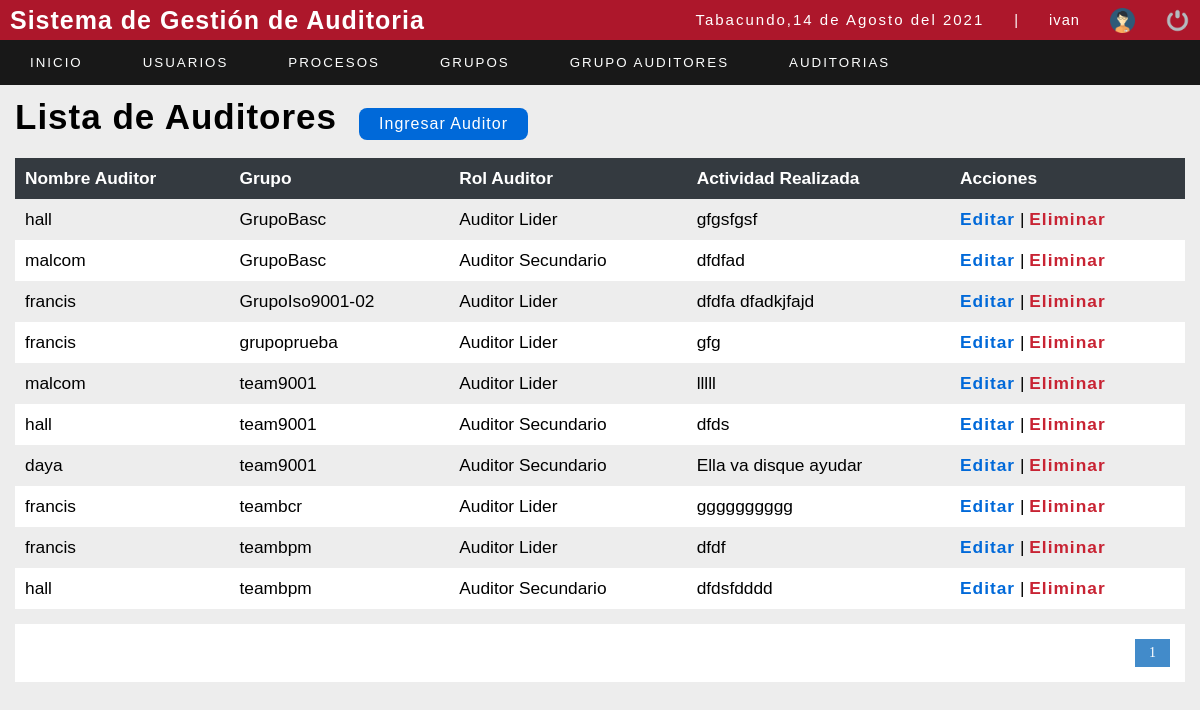
/sistema/listadetallegrupo.php (signed in), run on the app's committed database.
### tables this page shows
CREATE TABLE `detallegrupo` (
  `id_user` int(11) NOT NULL,
  `idgrupo` int(11) NOT NULL,
  `idrolauditor` int(11) NOT NULL,
  `actividadrealizada` varchar(150) NOT NULL,
  `iddetallegrupo` int(11) NOT NULL
);

CREATE TABLE `usuario` (
  `id_user` int(11) NOT NULL,
  `user` varchar(20) NOT NULL,
  `password` varchar(100) NOT NULL,
  `correo` varchar(50) NOT NULL,
  `rol` int(11) NOT NULL,
  `estatus` int(11) NOT NULL
);

CREATE TABLE `grupoauditor` (
  `idgrupo` int(11) NOT NULL,
  `nombregrupo` varchar(50) NOT NULL,
  `idnorma` int(11) NOT NULL
);

CREATE TABLE `rolauditor` (
  `idrolauditor` int(11) NOT NULL,
  `rolauditor` varchar(50) NOT NULL
);

### sistema/listadetallegrupo.php (the view, shortened to what this page needs)
<?php
include "../conexion.php";
?>
<!DOCTYPE html>
<html lang="en">
<head>
	<?php include "includes/scripts.php"; ?>
</head>
<body>
	<?php include "includes/header.php"; ?>
	<section id="container">
		<h1>Lista de Auditores</h1>
		<a href="registrodetallegrupo.php" class="btn_new">Ingresar Auditor </a>
		<table>
			<tr>
				<th>Nombre Auditor</th>
				<th>Grupo</th>
				<th>Rol Auditor</th>
				<th>Actividad Realizada</th>
				<th>Acciones</th>
			</tr>
			<?php
			$sql_registe = mysqli_query($conection, "SELECT COUNT(*) as total_registro FROM detallegrupo");
			$result_register = mysqli_fetch_array($sql_registe);
			$total_registro = $result_register['total_registro'];
			$por_pagina =10;
			if (empty($_GET['pagina'])) {
				$pagina = 1;
			} else {
				$pagina = $_GET['pagina'];
			}
			$desde = ($pagina - 1) * $por_pagina;
			$total_paginas = ceil($total_registro / $por_pagina);
			$query = mysqli_query($conection, "SELECT user,nombregrupo,rolauditor,actividadrealizada,iddetallegrupo from detallegrupo d, usuario u , rolauditor ra , grupoauditor g WHERE u.id_user=d.id_user AND ra.idrolauditor=d.idrolauditor AND d.idgrupo=g.idgrupo ORDER BY nombregrupo ASC LIMIT $desde,$por_pagina");
			$result = mysqli_num_rows($query);
			if ($result > 0) {
				while ($data = mysqli_fetch_array($query)) {
			?>
					<tr>
						<td><?php echo $data[0]; ?></td>
						<td><?php echo $data[1]; ?></td>
						<td><?php echo $data[2]; ?></td>
						<td><?php echo $data[3]; ?></td>
						<td>
							<a class="link_edit" href="editar_ga.php?id=<?php echo $data["iddetallegrupo"]; ?>">Editar</a>
							<?php if ($_SESSION['rol'] == 1) { ?>
								|
								<a class="link_delete" href="eliminar_ga.php?id=<?php echo $data["iddetallegrupo"]; ?>">Eliminar</a>
							<?php } ?>
						</td>
					</tr>
			<?php
				}
			}
			?>
		</table>
		<div class="paginador">
			<ul>
				<?php
				for ($i = 1; $i <= $total_paginas; $i++) {
					if ($i == $pagina) {
						echo '<li class="pageSelected">' . $i . '</li>';
					} else {
						echo '<li><a href="?pagina=' . $i . '">' . $i . '</a></li>';
					}
				}
				?>
			</ul>
		</div>
	</section>
</body>
</html>

### sistema/css/style.css (style rules this page uses)
* { margin: 0; padding: 0; box-sizing: border-box; }
body { background: #ededed; }
h1, h2, h3, h4, h5, h6 { font-family: Arial, sans-serif; font-weight: bold; letter-spacing: 1px; }
h1 { font-size: 25px; }
a { text-decoration: none; font-family: Arial, sans-serif; letter-spacing: 1px; }
#container { padding: 90px 15px 15px; }
#container h1 { font-size: 35px; display: inline-block; }
.btn_new { display: inline-block; background: #0069d9; color: #fff; padding: 7px 20px; border-radius: 8px; margin: 18px; }
table { border-collapse: collapse; font-size: 13pt; font-family: Arial, sans-serif; width: 100%; }
table th { text-align: left; padding: 10px; background: #343A40; color: #fff; }
table tr:nth-child(odd) { background: #fff; }
table td { padding: 10px; }
.link_edit { font-weight: bold; color: #0069D9; }
.link_delete { font-weight: bold; color: #C82333; }
.paginador ul { padding: 15px; list-style: none; background: #FFF; margin-top: 15px; display: -webkit-flex; display: -moz-flex; display: -ms-flex; display: -o-flex; display: flex; justify-content: flex-end; }
.paginador a, .pageSelected { color: #428bca; border: 1px solid #ddd; padding: 5px; display: inline-block; font-size: 14px; text-align: center; width: 35px; }
.pageSelected { color: #FFF; background: #428bca; border: 1px solid #428bca; }

### data on the page
detallegrupo: id_user.user "hall", idgrupo.nombregrupo "GrupoBasc", idrolauditor.rolauditor "Auditor Lider", actividadrealizada "gfgsfgsf"
detallegrupo: id_user.user "malcom", idgrupo.nombregrupo "GrupoBasc", idrolauditor.rolauditor "Auditor Secundario", actividadrealizada "dfdfad"
detallegrupo: id_user.user "francis", idgrupo.nombregrupo "GrupoIso9001-02", idrolauditor.rolauditor "Auditor Lider", actividadrealizada "dfdfa dfadkjfajd"
detallegrupo: id_user.user "francis", idgrupo.nombregrupo "grupoprueba", idrolauditor.rolauditor "Auditor Lider", actividadrealizada "gfg"
detallegrupo: id_user.user "malcom", idgrupo.nombregrupo "team9001", idrolauditor.rolauditor "Auditor Lider", actividadrealizada "lllll"
detallegrupo: id_user.user "hall", idgrupo.nombregrupo "team9001", idrolauditor.rolauditor "Auditor Secundario", actividadrealizada "dfds"
detallegrupo: id_user.user "daya", idgrupo.nombregrupo "team9001", idrolauditor.rolauditor "Auditor Secundario", actividadrealizada "Ella va disque ayudar"
detallegrupo: id_user.user "francis", idgrupo.nombregrupo "teambcr", idrolauditor.rolauditor "Auditor Lider", actividadrealizada "gggggggggg"
detallegrupo: id_user.user "francis", idgrupo.nombregrupo "teambpm", idrolauditor.rolauditor "Auditor Lider", actividadrealizada "dfdf"
detallegrupo: id_user.user "hall", idgrupo.nombregrupo "teambpm", idrolauditor.rolauditor "Auditor Secundario", actividadrealizada "dfdsfdddd"

### other printed values
fechaC() "14 de Agosto del 2021"
$_SESSION['user'] "ivan"
